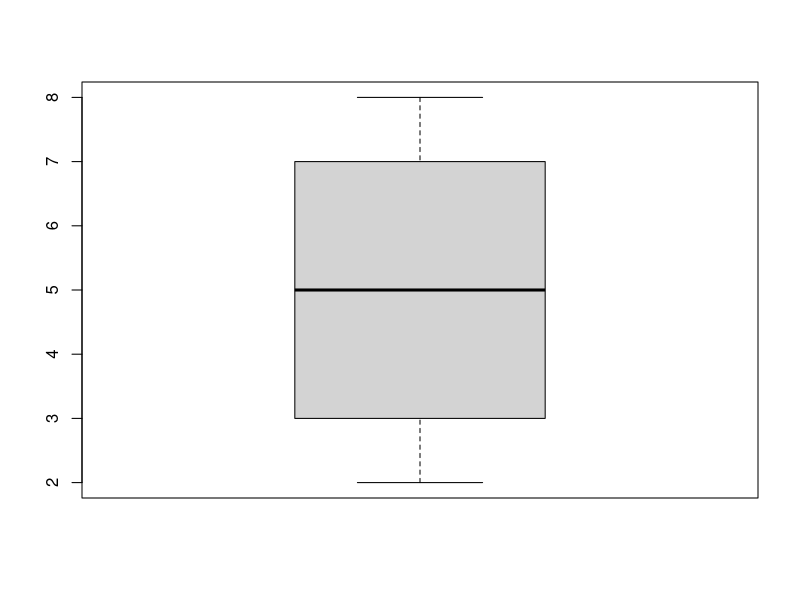
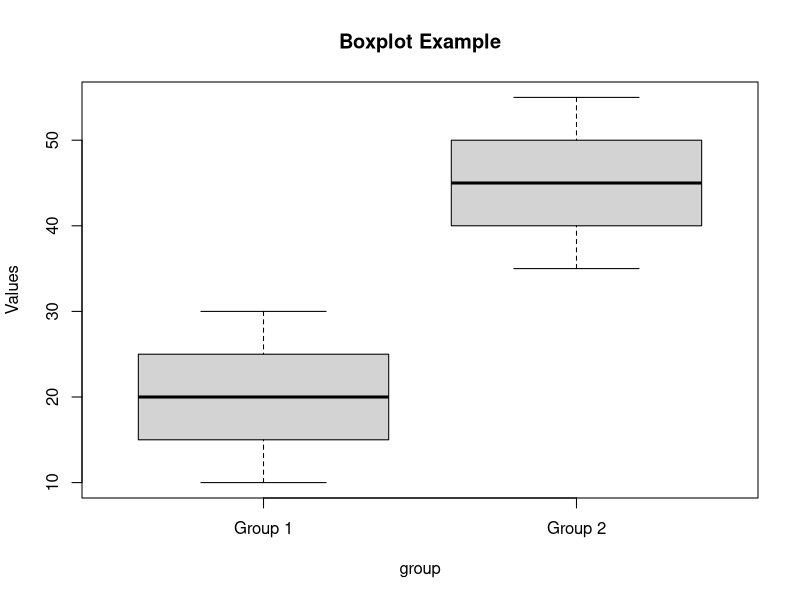

Source code (R) for these figures, in order: (Note: this script raises an error after producing the figures.)
# Example data with groups
x=c(2,3,5,7,8)
x
boxplot(x)
group <- rep(c("Group 1", "Group 2"), each = 5)
group
values <- c(10, 15, 20, 25, 30, 35, 40, 45, 50,55)
values

# Create a boxplot with groups
boxplot(values ~ group, main = "Boxplot Example", ylab = "Values")

y=rep(i,f)
y
data("mtcars")
dataset
  View(mtcars)
?mtcars
# Plot the chart.
boxplot(mpg ~ cyl, data = mtcars, xlab = "Number of Cylinders",
        ylab = "Miles Per Gallon", main = "Mileage Data")
# Load the dataset
data(mtcars)

# Create the box plot
boxplot(disp ~ gear, data = mtcars,
        main = "Displacement by Gear",
        xlab = "Gear",ylab = "Displacement")
x=c(64,44,55,47,65,50,72,54,75,60)
x
boxplot(x,ylab="marks")
five
f=fivenum(x)
f
text(rep(1.3,5),f,labels=c("minimum","Lower quartile","median","Upper quartile","Maximum"))
